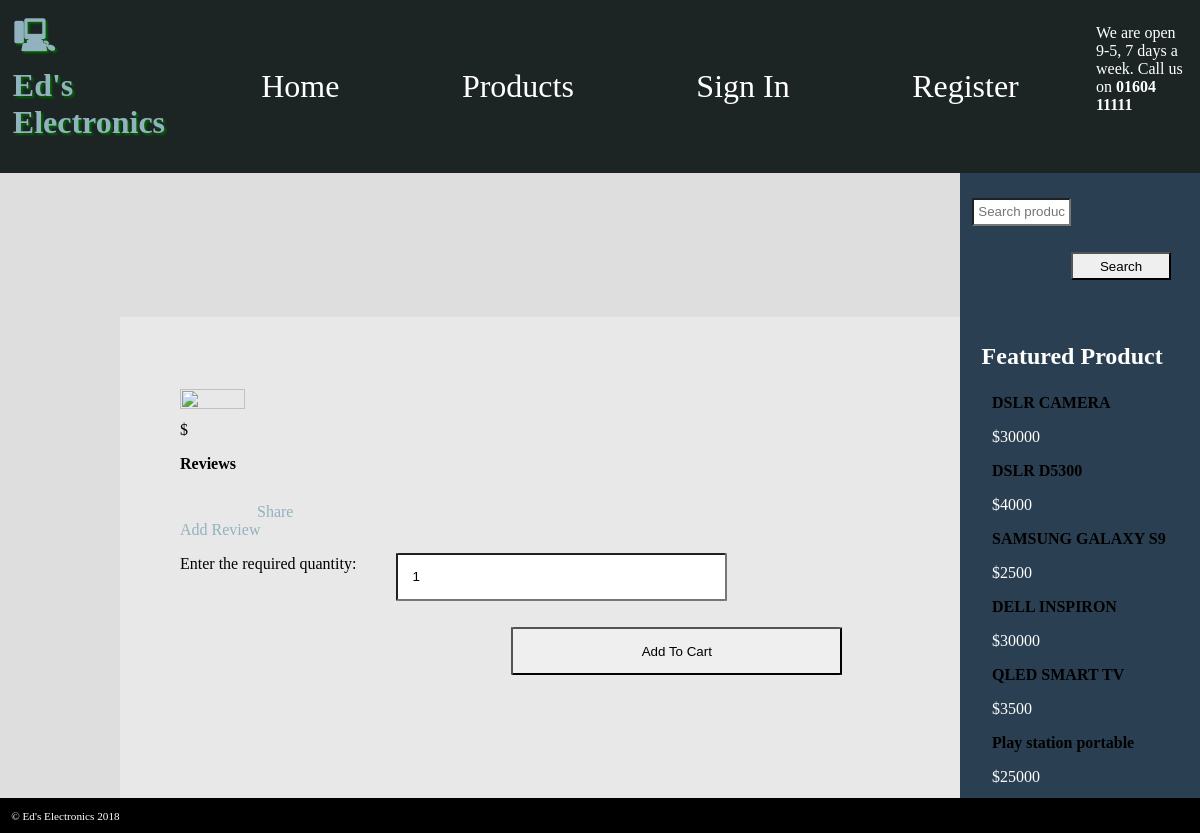
/showproduct.php, run on the app's committed database.
### tables this page shows
CREATE TABLE `tbl_product` (
  `product_id` int(11) NOT NULL,
  `customer_id` int(11) DEFAULT NULL,
  `category_id` int(11) NOT NULL,
  `product_name` varchar(255) NOT NULL,
  `brand` varchar(255) NOT NULL,
  `product_detail` varchar(255) NOT NULL,
  `price` varchar(255) NOT NULL,
  `feature_product` varchar(255) NOT NULL,
  `img_upload` text NOT NULL
);

### asidecategory.php (the view, shortened to what this page needs)
<?php
    include 'admin/databaselink.php';
?>
<aside>
    <form method="POST" action="asidecategory.php">
        <input type="text" name="search_product" placeholder="Search products">
        <input type="submit" name="search" value="Search">
    </form>
 	        <h1>Featured Product</h1>
 	        <?php
 	        $FeaturedProduct = $pdo->prepare("SELECT * FROM tbl_product");
 	        $FeaturedProduct->execute();
 	          foreach ($FeaturedProduct as $product) {
                if ($product['feature_product']==='YES') {
                         echo '<li style="list-style:none;"><a  href="showproduct.php?eid=' . $product['product_id'] . '"><h4>' . $product['product_name'] . ' </h4> </a>' .
                  '$' . $product['price'].'</li>';
            }
                }
            ?>
		</aside>

### electronics.css (style rules this page uses)
* { margin: 0; padding: 0; }
body { background-color: #DEDEDE; font-family: 'Oxygen-Regular'; display: grid; grid-template-columns: 10% 70% 20%; grid-template-rows: auto; grid-template-areas: "header header header" "nav img aside" ". main aside" "footer footer footer"; }
h1 { font-family: 'Audiowide', cursive; margin: 0.4em; }
aside { background-color: #2A3F52; min-height: 20px; grid-area: aside; padding: 1vw; color: white; }
aside li { padding-left: 20px; }
aside a { color: black; text-decoration: none }
h1 { font-weight: bold; margin-bottom: 1em; }
form input, form textarea { margin-top: 1em; margin-bottom: 1em ;box-sizing: border-box; display: block; width: 46%; padding: 2%; float: left;flex-direction: column;border-radius: 1%; }
form input[type="submit"] { margin-left: 46%; }
form { overflow: auto; margin-bottom: 50px; }
h4 { margin-top: 1em; margin-bottom: 1em; }
a { text-decoration: none;color: black; }

### data on the page
tbl_product: product_name "DSLR CAMERA", price "30000"
tbl_product: product_name "DSLR D5300", price "4000"
tbl_product: product_name "SAMSUNG GALAXY S9", price "2500"
tbl_product: product_name "DELL INSPIRON", price "30000"
tbl_product: product_name "QLED SMART TV", price "3500"
tbl_product: product_name "Play station portable", price "25000"
